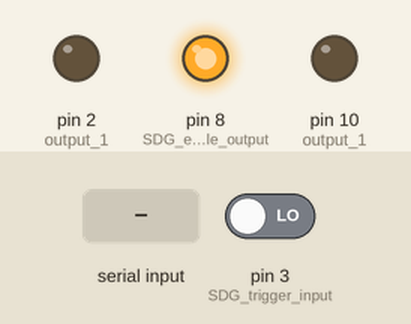
A sketch run on a simulated Arduino Uno, built with avr-gcc and run on an emulated ATmega328P. Shown: output pins drawn as LEDs (lit = HIGH). Inputs (shaded band) come from the test bench; at power-on: pin 3 (SDG_trigger_input) LOW. What the sketch prints to the serial monitor is not drawn.

Above: at 1.2 s.
1.3 s: "ON\n" received over Serial
At 2.5 s:
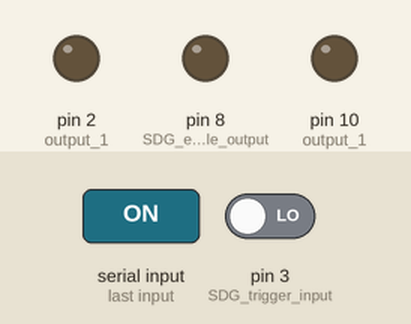
2.8 s: "1ON\n" received over Serial
At 3.7 s:
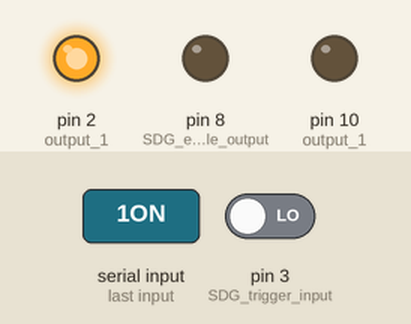
4.3 s: "OFF\n" received over Serial
At 4.8 s:
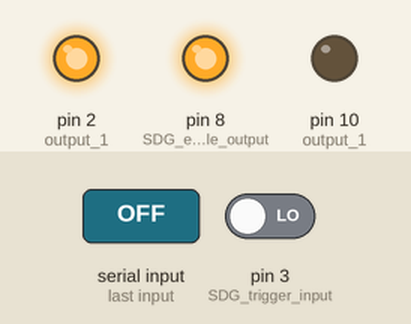
5.8 s: "2ON\n" received over Serial
At 7.0 s:
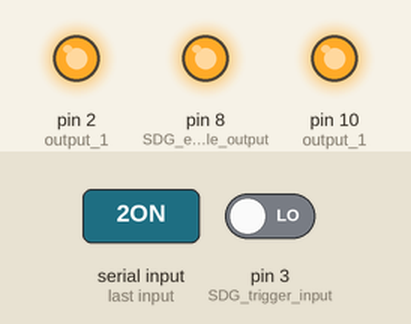
7.3 s: "1OFF\n" received over Serial
At 8.4 s:
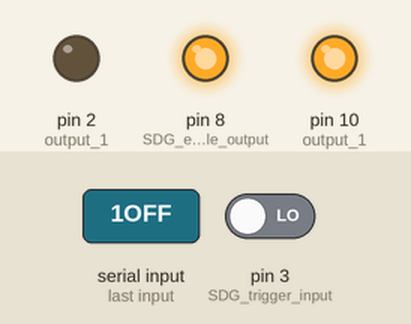
8.8 s: "2OFF\n" received over Serial
At 9.5 s:
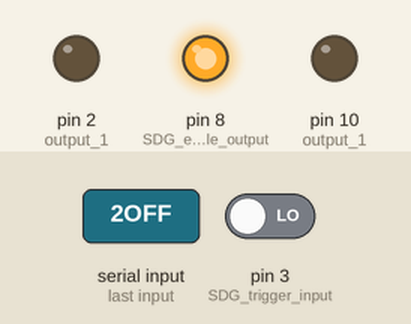
Timing chart, 0 to 11.3 s (numbered marks = the images above; inputs shaded):
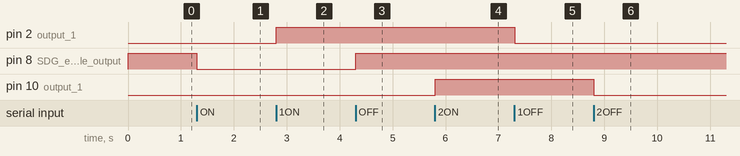

The sketch:

TimingController.ino
```cpp
/*
  TimingController

  Enables and disables the SDG and sends timing messages back to the DAQ.
*/

String command;
volatile int shot = 0;
int max_shots = 0;
bool new_shot = false;
bool stopped = true;

void setup() {
  // initialize serial communication at 9600 bits per second:
  Serial.begin(9600);
  Serial.setTimeout(10);
  Serial.println("TC");
  pinMode(8, OUTPUT); // SDG enable output
  digitalWrite(8, HIGH);
  pinMode(3, INPUT); // SDG trigger input
  attachInterrupt(digitalPinToInterrupt(3), fire, RISING);
  pinMode(2, OUTPUT); // output 1
  digitalWrite(2, LOW);
  pinMode(10, OUTPUT); // output 1
  digitalWrite(10, LOW);
}

void loop() {
  if (Serial.available() > 0) {
    command = Serial.readStringUntil('\n');
    if(command == "*IDN?") {
      Serial.println("TC");
    }
    else if(command == "OFF") {
      stopped = true;
      digitalWrite(8, HIGH);
    }
    else if(command == "ON") {
      stopped = false;
      digitalWrite(8, LOW);
    }
    else if(command[0] == 'R') {
      command.remove(0, 1);
      max_shots = command.toInt();
      shot = 0;
    }
    else if(command == "1ON") {
      digitalWrite(2, HIGH);
    }
    else if(command == "1OFF") {
      digitalWrite(2, LOW);
    }
    else if(command == "2ON") {
      digitalWrite(10, HIGH);
    }
    else if(command == "2OFF") {
      digitalWrite(10, LOW);
    }
    delay(1);
  }
  if (new_shot) {
    new_shot = false;
    shot += 1;
    if (shot == max_shots) {
      stopped = true;
      digitalWrite(8, HIGH);
  }
    Serial.println(shot);
  }
}

void fire() {
  if(!stopped) {
    new_shot = true;
  }
}
```

Measured:
- after the input at 1.3 s, pin 8 (SDG_enable_output): HIGH → LOW at once
- after the input at 2.8 s, pin 2 (output_1): LOW → HIGH at once
- after the input at 4.3 s, pin 8 (SDG_enable_output): LOW → HIGH at once
- after the input at 5.8 s, pin 10 (output_1): LOW → HIGH at once
- after the input at 7.3 s, pin 2 (output_1): HIGH → LOW at once
- after the input at 8.8 s, pin 10 (output_1): HIGH → LOW at once
